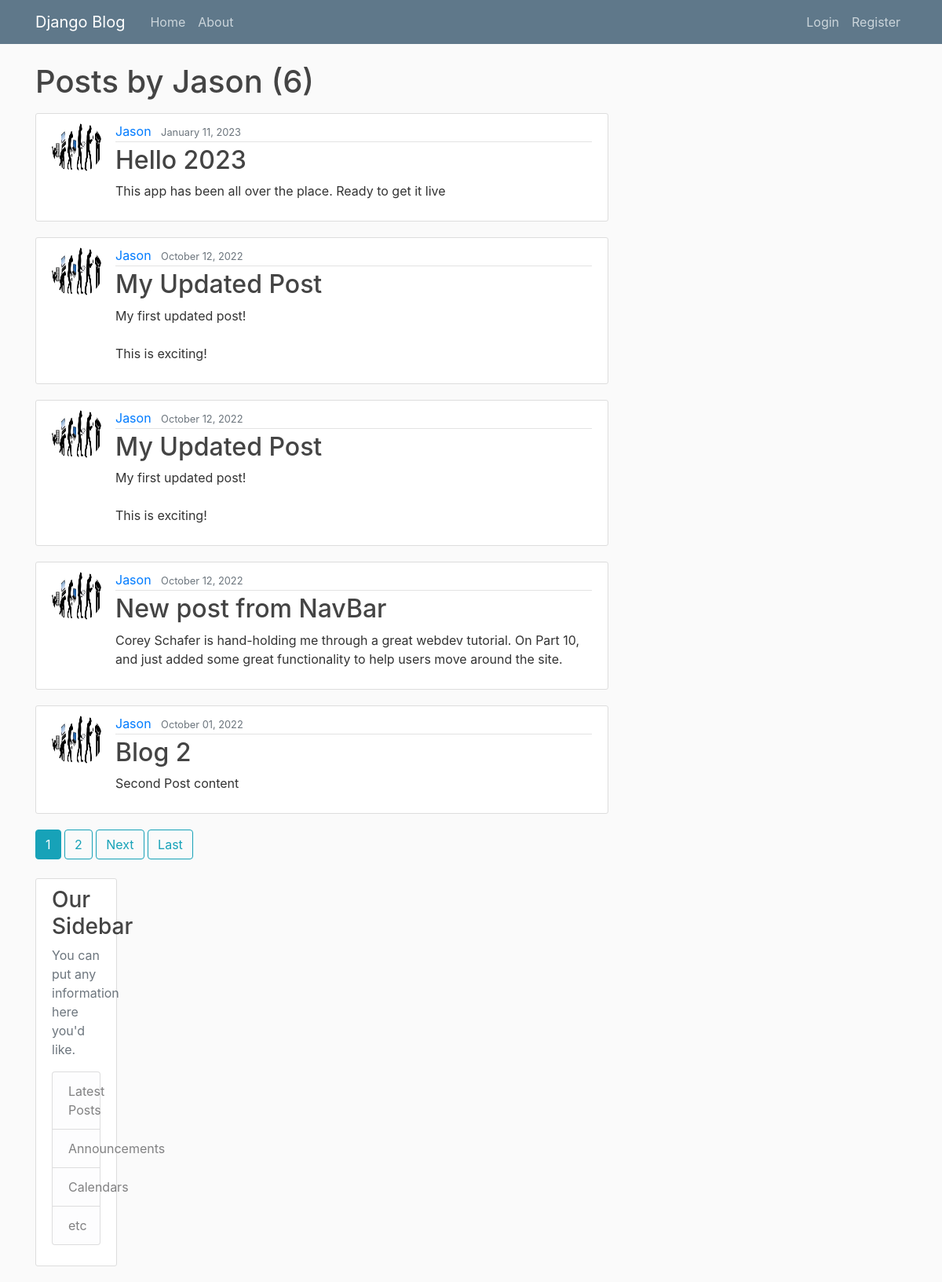
The app's page /user/Jason with its own data.
### blog/models.py (models this page shows, shortened)
class Post(models.Model):
    title = models.CharField(max_length=100)
    content = models.TextField()
    date_posted = models.DateTimeField(default=timezone.now)
    author = models.ForeignKey(User, on_delete=models.CASCADE)

### users/models.py (models this page shows, shortened)
class Profile(models.Model):
    user = models.OneToOneField(User, on_delete=models.CASCADE)
    image = models.ImageField(default='./default.jpg', upload_to='profile_pics')

### blog/views.py (the view)
# urls.py: path('user/<str:username>', UserPostListView.as_view(), name='user-posts'),
class UserPostListView(ListView):
    model = Post
    template_name = 'blog/user_posts.html'    # <app>/<model>_<viewtype>.html
    context_object_name = 'posts'
    paginate_by = 5
    def get_queryset(self):
        user = get_object_or_404(User, username=self.kwargs.get('username'))
        return Post.objects.filter(author=user).order_by('-date_posted')

### blog/templates/blog/user_posts.html (shortened to what this page needs)
{% extends "blog/base.html"%}
{% block content %}
    <h1 class="mb-3">Posts by {{ view.kwargs.username }} ({{ page_obj.paginator.count }})</h1>
    {% for post in posts%}
        <article class="media content-section">
          <img class="rounded-circle article-img" src="{{ post.author.profile.image.url }}">
          <div class="media-body">
            <div class="article-metadata">
              <a class="mr-2" href="{% url 'user-posts' post.author.username %}">{{ post.author }}</a>
              <small class="text-muted">{{ post.date_posted|date:"F d, Y" }}</small>
            </div>
            <h2><a class="article-title" href="{% url 'post-detail' post.id %}">{{ post.title }}</a></h2>
            <p class="article-content">{{ post.content }}</p>
          </div>
        </article>
    {% endfor %}
    {% if is_paginated %}
      {% for num in page_obj.paginator.page_range %}
        {% if page_obj.number == num %}
          <a class="btn btn-info mb-4" href="?page={{ num }}">{{ num }}<a/>
        {% elif num > page_obj.number|add:'-3' and num < page_obj.number|add:'3' %}
          <a class="btn btn-outline-info mb-4" href="?page={{ num }}">{{ num }}<a/>
        {% endif %}
      {% endfor%}
      {% if page_obj.has_next %}
        <a class="btn btn-outline-info mb-4" href="?page={{ page_obj.next_page_number }}">Next<a/>
        <a class="btn btn-outline-info mb-4" href="?page={{ page_obj.paginator.num_pages }}">Last<a/>
      {% endif %}
    {% endif %}
{% endblock content %}

### blog/static/blog/main.css (style rules this page uses)
body { background: #fafafa; color: #333333; margin-top: 5rem; }
h1, h2, h3, h4, h5, h6 { color: #444444; }
.content-section { background: #ffffff; padding: 10px 20px; border: 1px solid #dddddd; border-radius: 3px; margin-bottom: 20px; }
.article-title { color: #444444; }
.article-content { white-space: pre-line; }
.article-img { height: 65px; width: 65px; margin-right: 16px; }
.article-metadata { padding-bottom: 1px; margin-bottom: 4px; border-bottom: 1px solid #e3e3e3 }

### records on screen
Post: author.profile.image (picture), author "Jason", date_posted "January 11, 2023", title "Hello 2023", content "This app has been all over the place. Ready to get it live"
Post: author.profile.image (picture), author "Jason", date_posted "October 12, 2022", title "My Updated Post", content "My first updated post! This is exciting!"
Post: author.profile.image (picture), author "Jason", date_posted "October 12, 2022", title "My Updated Post", content "My first updated post! This is exciting!"
Post: author.profile.image (picture), author "Jason", date_posted "October 12, 2022", title "New post from NavBar", content "Corey Schafer is hand-holding me through a great webdev tutorial. On Part 10, and just added some great functionality to help users move around the site."
Post: author.profile.image (picture), author "Jason", date_posted "October 01, 2022", title "Blog 2", content "Second Post content"

### other values on screen
{{ view.kwargs.username }} "Jason"
{{ page_obj.paginator.count }} "6"
{{ num }} "1"
{{ num }} "2"
